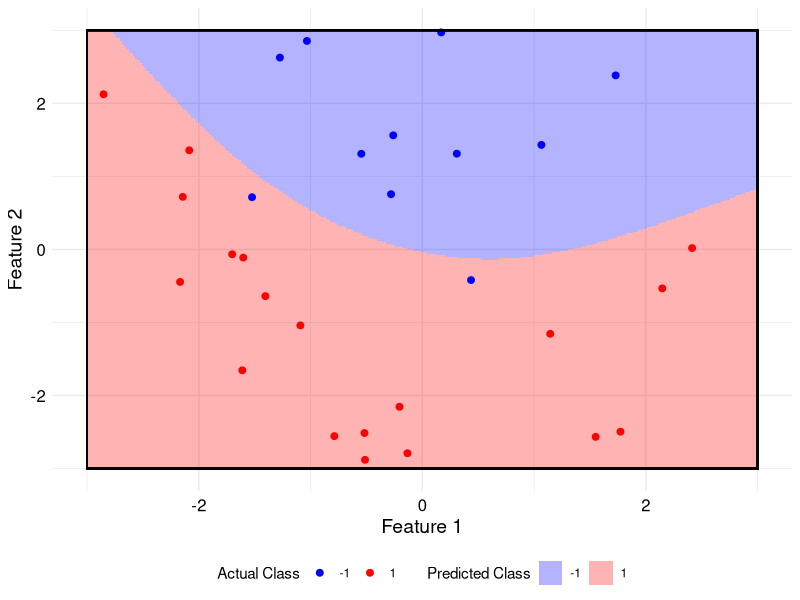
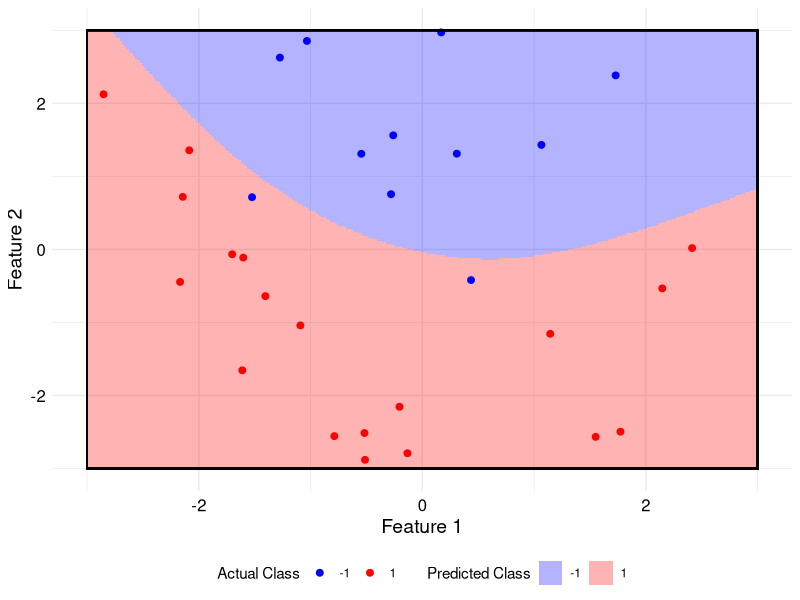

Recreate these plots in R, in order. (Note: this script raises an error after producing the figures.)
# Cargar librerías necesarias
library(ggplot2)
library(nnet)  # Para la red neuronal
library(dplyr)

# Definir rango de valores para asegurar un gráfico cuadrado
set.seed(123)
n <- 20  # Número de puntos por clase

# Clase 0 (azul) en la parte superior izquierda de una frontera curva
x1_class0 <- runif(n, -3, 3)
x2_class0 <- runif(n, x1_class0^2 - 2, 3)  # Frontera cuadrática más suave
y_class0 <- rep(0, n)

# Clase 1 (rojo) en la parte inferior derecha
x1_class1 <- runif(n, -3, 3)
x2_class1 <- runif(n, -3, x1_class1^2 - 2)  # Frontera cuadrática más suave
y_class1 <- rep(1, n)

# Combinar los datos en un data frame
data <- data.frame(
  x1 = c(x1_class0, x1_class1),
  x2 = c(x2_class0, x2_class1),
  y = as.factor(c(y_class0, y_class1))
)

# Filtrar los datos para mantener dentro de los límites [-3, 3]
data <- data %>% filter(x1 >= -3 & x1 <= 3 & x2 >= -3 & x2 <= 3)

# Entrenar la red neuronal con nnet
nn_model <- nnet(y ~ x1 + x2, data = data, size = 5, maxit = 500, decay = 0.1)

# Crear una malla de puntos para visualizar la frontera de decisión
grid_size <- 300
x1_seq <- seq(-3, 3, length.out = grid_size)
x2_seq <- seq(-3, 3, length.out = grid_size)
grid <- expand.grid(x1 = x1_seq, x2 = x2_seq)

# Predecir las clases en la malla y convertirlas a -1 y 1
grid$y_pred <- as.numeric(predict(nn_model, grid, type = "class"))  # Convertir factor a numérico
grid$y_pred <- ifelse(grid$y_pred == 1, 1, -1)  # Reasignar valores 1 -> 1 y 0 -> -1

# Graficar la frontera de decisión con ggplot2
plot <- ggplot(data, aes(x = x1, y = x2)) +
  geom_tile(data = grid, aes(fill = as.factor(y_pred)), alpha = 0.3) +  # Superficie de decisión
  geom_point(aes(color = y), size = 2) +  # Puntos de datos originales
  scale_fill_manual(values = c("blue", "red"), name = "Predicted Class", labels = c("-1", "1")) +
  scale_color_manual(values = c("blue", "red"), name = "Actual Class",  labels = c("-1", "1")) +
  #coord_fixed(xlim = c(-3, 3), ylim = c(-3, 3)) +  # Limitar el gráfico a [-3, 3]
  theme_minimal() +
  # Dibujar un rectángulo en los límites del gráfico
  geom_rect(aes(xmin = min(grid$x1), xmax = max(grid$x1), ymin = min(grid$x2), ymax = max(grid$x2)), 
            fill = NA, color = "black", size = 0.5) +
  labs(x = "Feature 1",
       y = "Feature 2") +
  theme(legend.position = "bottom",
        axis.title = element_text(color = "black", size = 14),  # Color negro para los nombres de los ejes
        axis.text = element_text(color = "black", size = 12)) +   # Asegurar que los números también sean negros) +
  guides(fill = guide_legend(nrow = 1, byrow = TRUE)) 
  


plot

ggsave(file = "nonlinear decision boundary NN.png", plot = plot, dpi = 600, width = 10, heigh = 6, bg = "white")





ggsave(file = "img1.png", plot = img1, dpi = 600, width = 10, heigh = 6)
